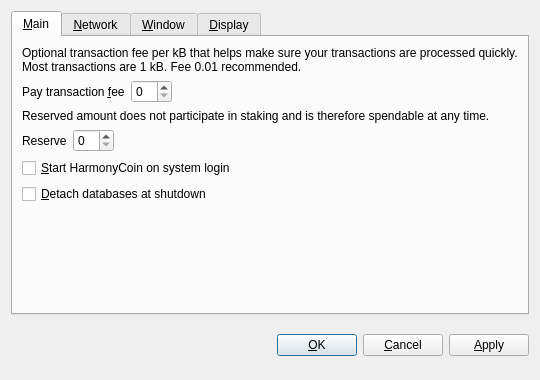
<?xml version="1.0" encoding="UTF-8"?>
<ui version="4.0">
 <class>OptionsDialog</class>
 <widget class="QDialog" name="OptionsDialog">
  <property name="geometry">
   <rect>
    <x>0</x>
    <y>0</y>
    <width>540</width>
    <height>380</height>
   </rect>
  </property>
  <property name="windowTitle">
   <string>Options</string>
  </property>
  <property name="modal">
   <bool>true</bool>
  </property>
  <layout class="QVBoxLayout" name="verticalLayout">
   <item>
    <widget class="QTabWidget" name="tabWidget">
     <property name="tabPosition">
      <enum>QTabWidget::North</enum>
     </property>
     <property name="currentIndex">
      <number>0</number>
     </property>
     <widget class="QWidget" name="tabMain">
      <attribute name="title">
       <string>&amp;Main</string>
      </attribute>
      <layout class="QVBoxLayout" name="verticalLayout_Main">
       <item>
        <widget class="QLabel" name="transactionFeeInfoLabel">
         <property name="text">
          <string>Optional transaction fee per kB that helps make sure your transactions are processed quickly. Most transactions are 1 kB. Fee 0.01 recommended.</string>
         </property>
         <property name="textFormat">
          <enum>Qt::PlainText</enum>
         </property>
         <property name="wordWrap">
          <bool>true</bool>
         </property>
        </widget>
       </item>
       <item>
        <layout class="QHBoxLayout" name="horizontalLayoutFee">
         <item>
          <widget class="QLabel" name="transactionFeeLabel">
           <property name="text">
            <string>Pay transaction &amp;fee</string>
           </property>
           <property name="textFormat">
            <enum>Qt::PlainText</enum>
           </property>
           <property name="buddy">
            <cstring>transactionFee</cstring>
           </property>
          </widget>
         </item>
         <item>
          <widget class="BitcoinAmountField" name="transactionFee"/>
         </item>
         <item>
          <spacer name="horizontalSpacerFee">
           <property name="orientation">
            <enum>Qt::Horizontal</enum>
           </property>
           <property name="sizeHint" stdset="0">
            <size>
             <width>40</width>
             <height>20</height>
            </size>
           </property>
          </spacer>
         </item>
        </layout>
       </item>
       <item>
        <widget class="QLabel" name="reserveBalanceInfoLabel">
         <property name="text">
          <string>Reserved amount does not participate in staking and is therefore spendable at any time.</string>
         </property>
         <property name="textFormat">
          <enum>Qt::PlainText</enum>
         </property>
         <property name="wordWrap">
          <bool>true</bool>
         </property>
        </widget>
       </item>
       <item>
        <layout class="QHBoxLayout" name="horizontalLayoutReserveBalance">
         <item>
          <widget class="QLabel" name="reserveBalanceLabel">
           <property name="text">
            <string>Reserve</string>
           </property>
           <property name="textFormat">
            <enum>Qt::PlainText</enum>
           </property>
           <property name="buddy">
            <cstring>reserveBalance</cstring>
           </property>
          </widget>
         </item>
         <item>
          <widget class="BitcoinAmountField" name="reserveBalance"/>
         </item>
         <item>
          <spacer name="horizontalSpacerReserveBalance">
           <property name="orientation">
            <enum>Qt::Horizontal</enum>
           </property>
           <property name="sizeHint" stdset="0">
            <size>
             <width>40</width>
             <height>20</height>
            </size>
           </property>
          </spacer>
         </item>
        </layout>
       </item>
       <item>
        <widget class="QCheckBox" name="bitcoinAtStartup">
         <property name="toolTip">
          <string>Automatically start HarmonyCoin after logging in to the system.</string>
         </property>
         <property name="text">
          <string>&amp;Start HarmonyCoin on system login</string>
         </property>
        </widget>
       </item>
       <item>
        <widget class="QCheckBox" name="detachDatabases">
         <property name="toolTip">
          <string>Detach block and address databases at shutdown. This means they can be moved to another data directory, but it slows down shutdown. The wallet is always detached.</string>
         </property>
         <property name="text">
          <string>&amp;Detach databases at shutdown</string>
         </property>
        </widget>
       </item>
       <item>
        <spacer name="verticalSpacer_Main">
         <property name="orientation">
          <enum>Qt::Vertical</enum>
         </property>
         <property name="sizeHint" stdset="0">
          <size>
           <width>20</width>
           <height>40</height>
          </size>
         </property>
        </spacer>
       </item>
      </layout>
     </widget>
     <widget class="QWidget" name="tabNetwork">
      <attribute name="title">
       <string>&amp;Network</string>
      </attribute>
      <layout class="QVBoxLayout" name="verticalLayout_Network">
       <item>
        <widget class="QCheckBox" name="mapPortUpnp">
         <property name="toolTip">
          <string>Automatically open the HarmonyCoin client port on the router. This only works when your router supports UPnP and it is enabled.</string>
         </property>
         <property name="text">
          <string>Map port using &amp;UPnP</string>
         </property>
        </widget>
       </item>
       <item>
        <widget class="QCheckBox" name="connectSocks">
         <property name="toolTip">
          <string>Connect to the HarmonyCoin network through a SOCKS proxy (e.g. when connecting through Tor).</string>
         </property>
         <property name="text">
          <string>&amp;Connect through SOCKS proxy:</string>
         </property>
        </widget>
       </item>
       <item>
        <layout class="QHBoxLayout" name="horizontalLayout_Network">
         <item>
          <widget class="QLabel" name="proxyIpLabel">
           <property name="text">
            <string>Proxy &amp;IP:</string>
           </property>
           <property name="textFormat">
            <enum>Qt::PlainText</enum>
           </property>
           <property name="buddy">
            <cstring>proxyIp</cstring>
           </property>
          </widget>
         </item>
         <item>
          <widget class="QValidatedLineEdit" name="proxyIp">
           <property name="maximumSize">
            <size>
             <width>140</width>
             <height>16777215</height>
            </size>
           </property>
           <property name="toolTip">
            <string>IP address of the proxy (e.g. 127.0.0.1)</string>
           </property>
          </widget>
         </item>
         <item>
          <widget class="QLabel" name="proxyPortLabel">
           <property name="text">
            <string>&amp;Port:</string>
           </property>
           <property name="textFormat">
            <enum>Qt::PlainText</enum>
           </property>
           <property name="buddy">
            <cstring>proxyPort</cstring>
           </property>
          </widget>
         </item>
         <item>
          <widget class="QLineEdit" name="proxyPort">
           <property name="maximumSize">
            <size>
             <width>55</width>
             <height>16777215</height>
            </size>
           </property>
           <property name="toolTip">
            <string>Port of the proxy (e.g. 9050)</string>
           </property>
          </widget>
         </item>
         <item>
          <widget class="QLabel" name="socksVersionLabel">
           <property name="text">
            <string>SOCKS &amp;Version:</string>
           </property>
           <property name="textFormat">
            <enum>Qt::PlainText</enum>
           </property>
           <property name="buddy">
            <cstring>socksVersion</cstring>
           </property>
          </widget>
         </item>
         <item>
          <widget class="QValueComboBox" name="socksVersion">
           <property name="toolTip">
            <string>SOCKS version of the proxy (e.g. 5)</string>
           </property>
          </widget>
         </item>
         <item>
          <spacer name="horizontalSpacer_Network">
           <property name="orientation">
            <enum>Qt::Horizontal</enum>
           </property>
           <property name="sizeHint" stdset="0">
            <size>
             <width>40</width>
             <height>20</height>
            </size>
           </property>
          </spacer>
         </item>
        </layout>
       </item>
       <item>
        <spacer name="verticalSpacer_Network">
         <property name="orientation">
          <enum>Qt::Vertical</enum>
         </property>
         <property name="sizeHint" stdset="0">
          <size>
           <width>20</width>
           <height>40</height>
          </size>
         </property>
        </spacer>
       </item>
      </layout>
     </widget>
     <widget class="QWidget" name="tabWindow">
      <attribute name="title">
       <string>&amp;Window</string>
      </attribute>
      <layout class="QVBoxLayout" name="verticalLayout_Window">
       <item>
        <widget class="QCheckBox" name="minimizeToTray">
         <property name="toolTip">
          <string>Show only a tray icon after minimizing the window.</string>
         </property>
         <property name="text">
          <string>&amp;Minimize to the tray instead of the taskbar</string>
         </property>
        </widget>
       </item>
       <item>
        <widget class="QCheckBox" name="minimizeOnClose">
         <property name="toolTip">
          <string>Minimize instead of exit the application when the window is closed. When this option is enabled, the application will be closed only after selecting Quit in the menu.</string>
         </property>
         <property name="text">
          <string>M&amp;inimize on close</string>
         </property>
        </widget>
       </item>
       <item>
        <spacer name="verticalSpacer_Window">
         <property name="orientation">
          <enum>Qt::Vertical</enum>
         </property>
         <property name="sizeHint" stdset="0">
          <size>
           <width>20</width>
           <height>40</height>
          </size>
         </property>
        </spacer>
       </item>
      </layout>
     </widget>
     <widget class="QWidget" name="tabDisplay">
      <attribute name="title">
       <string>&amp;Display</string>
      </attribute>
      <layout class="QVBoxLayout" name="verticalLayout_Display">
       <item>
        <layout class="QHBoxLayout" name="horizontalLayout_1_Display">
         <item>
          <widget class="QLabel" name="langLabel">
           <property name="text">
            <string>User Interface &amp;language:</string>
           </property>
           <property name="textFormat">
            <enum>Qt::PlainText</enum>
           </property>
           <property name="buddy">
            <cstring>lang</cstring>
           </property>
          </widget>
         </item>
         <item>
          <widget class="QValueComboBox" name="lang">
           <property name="toolTip">
            <string>The user interface language can be set here. This setting will take effect after restarting HarmonyCoin.</string>
           </property>
          </widget>
         </item>
        </layout>
       </item>
       <item>
        <layout class="QHBoxLayout" name="horizontalLayout_2_Display">
         <item>
          <widget class="QLabel" name="unitLabel">
           <property name="text">
            <string>&amp;Unit to show amounts in:</string>
           </property>
           <property name="textFormat">
            <enum>Qt::PlainText</enum>
           </property>
           <property name="buddy">
            <cstring>unit</cstring>
           </property>
          </widget>
         </item>
         <item>
          <widget class="QValueComboBox" name="unit">
           <property name="toolTip">
            <string>Choose the default subdivision unit to show in the interface and when sending coins.</string>
           </property>
          </widget>
         </item>
        </layout>
       </item>
       <item>
        <widget class="QCheckBox" name="displayAddresses">
         <property name="toolTip">
          <string>Whether to show HarmonyCoin addresses in the transaction list or not.</string>
         </property>
         <property name="text">
          <string>&amp;Display addresses in transaction list</string>
         </property>
        </widget>
       </item>
       <item>
        <widget class="QCheckBox" name="coinControlFeatures">
         <property name="toolTip">
          <string>Whether to show coin control features or not.</string>
         </property>
         <property name="text">
          <string>Display coin &amp;control features (experts only!)</string>
         </property>
        </widget>
       </item>
       <item>
        <widget class="QCheckBox" name="minimizeCoinAge"> 
         <property name="toolTip"> 
          <string>Whether to select the coin outputs randomly or with minimal coin age.</string> 
         </property> 
         <property name="text"> 
          <string>Minimize weight consumption (experimental)</string> 
         </property> 
        </widget> 
       </item> 
       <item>
        <spacer name="verticalSpacer_Display">
         <property name="orientation">
          <enum>Qt::Vertical</enum>
         </property>
         <property name="sizeHint" stdset="0">
          <size>
           <width>20</width>
           <height>40</height>
          </size>
         </property>
        </spacer>
       </item>
      </layout>
     </widget>
    </widget>
   </item>
   <item>
    <layout class="QHBoxLayout" name="horizontalLayout_Buttons">
     <item>
      <spacer name="horizontalSpacer_1">
       <property name="orientation">
        <enum>Qt::Horizontal</enum>
       </property>
       <property name="sizeHint" stdset="0">
        <size>
         <width>40</width>
         <height>48</height>
        </size>
       </property>
      </spacer>
     </item>
     <item>
      <widget class="QLabel" name="statusLabel">
       <property name="font">
        <font>
         <weight>75</weight>
         <bold>true</bold>
        </font>
       </property>
       <property name="text">
        <string/>
       </property>
       <property name="textFormat">
        <enum>Qt::PlainText</enum>
       </property>
       <property name="wordWrap">
        <bool>true</bool>
       </property>
      </widget>
     </item>
     <item>
      <spacer name="horizontalSpacer_2">
       <property name="orientation">
        <enum>Qt::Horizontal</enum>
       </property>
       <property name="sizeHint" stdset="0">
        <size>
         <width>40</width>
         <height>48</height>
        </size>
       </property>
      </spacer>
     </item>
     <item>
      <widget class="QPushButton" name="okButton">
       <property name="text">
        <string>&amp;OK</string>
       </property>
      </widget>
     </item>
     <item>
      <widget class="QPushButton" name="cancelButton">
       <property name="text">
        <string>&amp;Cancel</string>
       </property>
       <property name="autoDefault">
        <bool>false</bool>
       </property>
      </widget>
     </item>
     <item>
      <widget class="QPushButton" name="applyButton">
       <property name="text">
        <string>&amp;Apply</string>
       </property>
       <property name="autoDefault">
        <bool>false</bool>
       </property>
      </widget>
     </item>
    </layout>
   </item>
  </layout>
 </widget>
 <customwidgets>
  <customwidget>
   <class>BitcoinAmountField</class>
   <extends>QSpinBox</extends>
   <header>bitcoinamountfield.h</header>
  </customwidget>
  <customwidget>
   <class>QValueComboBox</class>
   <extends>QComboBox</extends>
   <header>qvaluecombobox.h</header>
  </customwidget>
  <customwidget>
   <class>QValidatedLineEdit</class>
   <extends>QLineEdit</extends>
   <header>qvalidatedlineedit.h</header>
  </customwidget>
 </customwidgets>
 <resources/>
 <connections/>
</ui>
